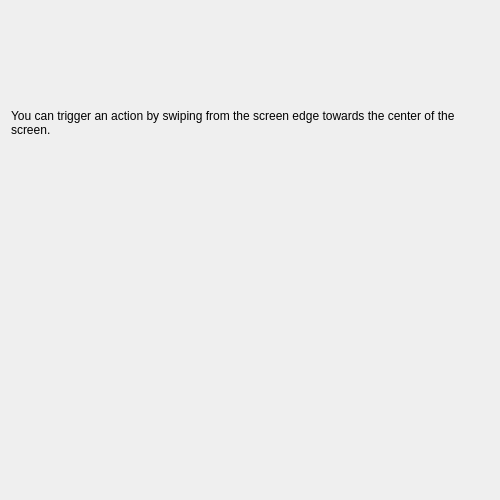
<?xml version="1.0" encoding="UTF-8"?>

<!--
SPDX-FileCopyrightText: 2023 Roman Gilg <subdiff@gmail.com>

SPDX-License-Identifier: GPL-2.0-or-later
-->

<ui version="4.0">
 <class>KWinTouchScreenConfigUi</class>
 <widget class="QWidget" name="KWinTouchScreenConfigUi">
  <property name="geometry">
   <rect>
    <x>0</x>
    <y>0</y>
    <width>500</width>
    <height>500</height>
   </rect>
  </property>
  <layout class="QVBoxLayout" name="verticalLayout">
   <item>
    <widget class="QLabel" name="label_1">
     <property name="text">
      <string>You can trigger an action by swiping from the screen edge towards the center of the screen.</string>
     </property>
     <property name="wordWrap">
      <bool>true</bool>
     </property>
    </widget>
   </item>
   <item>
    <spacer name="verticalSpacer_1">
     <property name="orientation">
      <enum>Qt::Vertical</enum>
     </property>
     <property name="sizeType">
      <enum>QSizePolicy::Minimum</enum>
     </property>
     <property name="sizeHint" stdset="0">
      <size>
       <width>20</width>
       <height>20</height>
      </size>
     </property>
    </spacer>
   </item>
   <item>
    <widget class="KWin::Monitor" name="monitor" native="true">
     <property name="minimumSize">
      <size>
       <width>200</width>
       <height>200</height>
      </size>
     </property>
     <property name="focusPolicy">
      <enum>Qt::StrongFocus</enum>
     </property>
    </widget>
   </item>
   <item>
    <spacer name="verticalSpacer_2">
     <property name="orientation">
      <enum>Qt::Vertical</enum>
     </property>
    </spacer>
   </item>
  </layout>
 </widget>
 <customwidgets>
  <customwidget>
   <class>KWin::Monitor</class>
   <extends>QWidget</extends>
   <header>monitor.h</header>
   <container>1</container>
  </customwidget>
 </customwidgets>
 <resources/>
 <connections/>
</ui>
